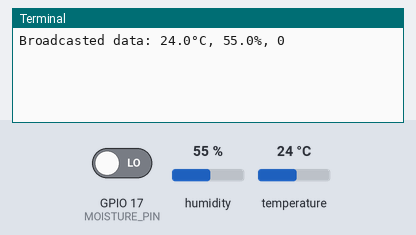
A program run on a simulated Raspberry Pi (BCM pin numbers). Shown: the last lines printed to the terminal. Inputs (shaded band) come from the test bench; at power-on: humidity 55 %, GPIO 17 (MOISTURE_PIN) LOW, temperature 24 °C. Databases and web services accept everything at once and return nothing.

Above: at 1.2 s.
1.3 s: humidity set to 22 %
At 10.9 s:
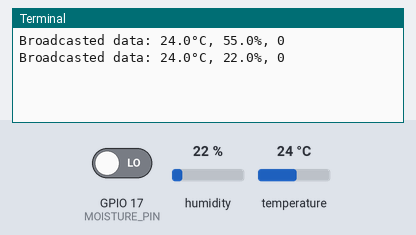
11.5 s: GPIO 17 (MOISTURE_PIN) driven HIGH
At 21.5 s:
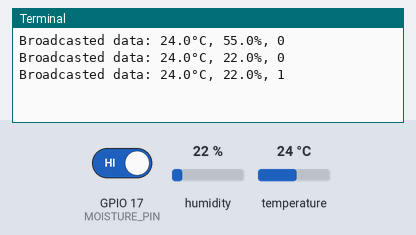
21.7 s: temperature set to 12 °C
At 31.6 s:
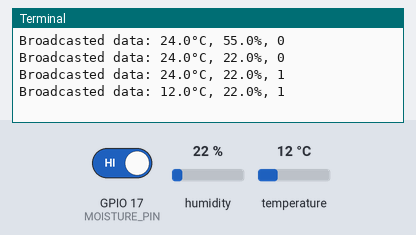
31.9 s: GPIO 17 (MOISTURE_PIN) driven LOW
At 41.9 s:
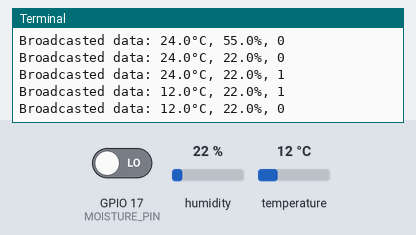
42.1 s: humidity set to 40 %
At 52.3 s:
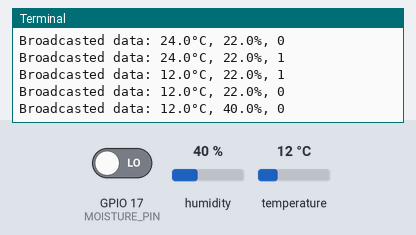
Timing chart, 0 to 53.3 s (numbered marks = the images above; inputs shaded):
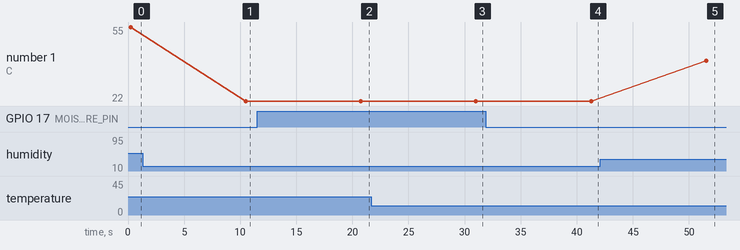

Measured:
- after the input at 1.3 s, the terminal: prints a new line after 9.2 s (image 1)
- after the input at 11.5 s, the terminal: prints a new line after 9.3 s (image 2)
- after the input at 21.7 s, the terminal: prints a new line after 9.3 s (image 3)
- after the input at 31.9 s, the terminal: prints a new line after 9.4 s (image 4)
- after the input at 42.1 s, the terminal: prints a new line after 9.4 s (image 5)
- plotted number 1: 55 → 22 after the input at 1.3 s, 22 → 40 after the input at 42.1 s

The program:

app.py
```python
import adafruit_dht
import board
import RPi.GPIO as GPIO
import redis
import time
import json

# Configuration
DHT_PIN = board.D4  # GPIO pin connected to the DHT22 sensor
MOISTURE_PIN = 17  # GPIO pin connected to the Moisture Sensor Comparator Board
REDIS_HOST = 'localhost'  # Redis server hostname
REDIS_PORT = 6379  # Redis server port
DEVICE_ID = 1  # Device ID

# Initialize DHT22 sensor
dht_device = adafruit_dht.DHT22(DHT_PIN)

# Initialize GPIO
GPIO.setmode(GPIO.BCM)
GPIO.setup(MOISTURE_PIN, GPIO.IN)

# Initialize Redis client
redis_client = redis.StrictRedis(host=REDIS_HOST, port=REDIS_PORT, decode_responses=True)

def read_sensors():
    try:
        temperature = dht_device.temperature
        humidity = dht_device.humidity
        if temperature is None or humidity is None:
            return None, None, None
    except RuntimeError as err:
        print(f"DHT22 error: {err.args[0]}")
        return None, None, None

    moisture = GPIO.input(MOISTURE_PIN)
    vwc = moisture  # Example calculation; adjust as needed for your sensor
    return temperature, humidity, vwc

def broadcast_data(data):
    redis_client.publish('sensor_data', json.dumps(data))

def main():
    while True:
        temp, humidity, vwc = read_sensors()
        if temp is not None and humidity is not None:
            data = {
                "device_id": DEVICE_ID,
                "temp": temp,
                "humidity": humidity,
                "vwc": vwc
            }
            broadcast_data(data)
            print(f"Broadcasted data: {temp}°C, {humidity}%, {vwc}")
        else:
            error_message = {
                "device_id": DEVICE_ID,
                "error": "Failed to retrieve data from sensors"
            }
            broadcast_data(error_message)
            print("Broadcasted error message: Failed to retrieve data from sensors")
        time.sleep(10)

if __name__ == "__main__":
    try:
        main()
    except KeyboardInterrupt:
        GPIO.cleanup()
```
